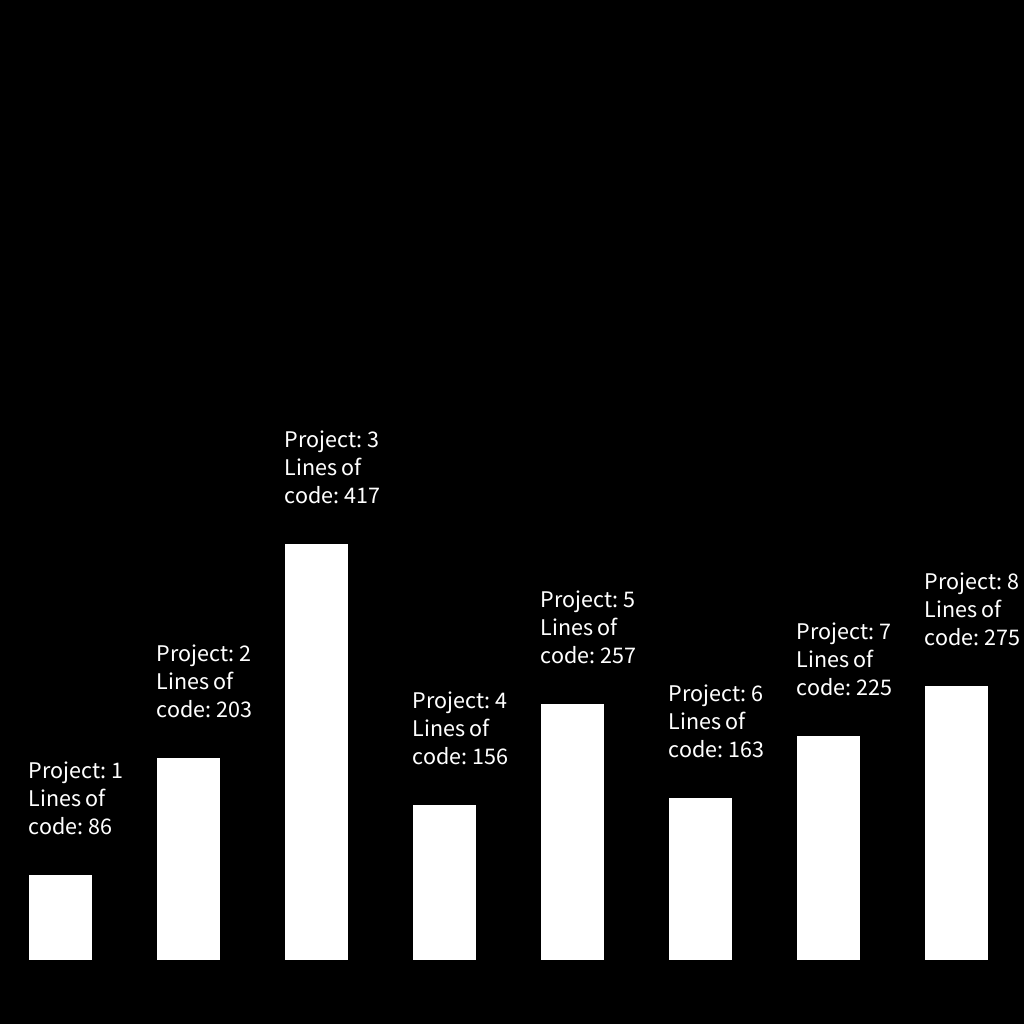
Frame 1 (no input)
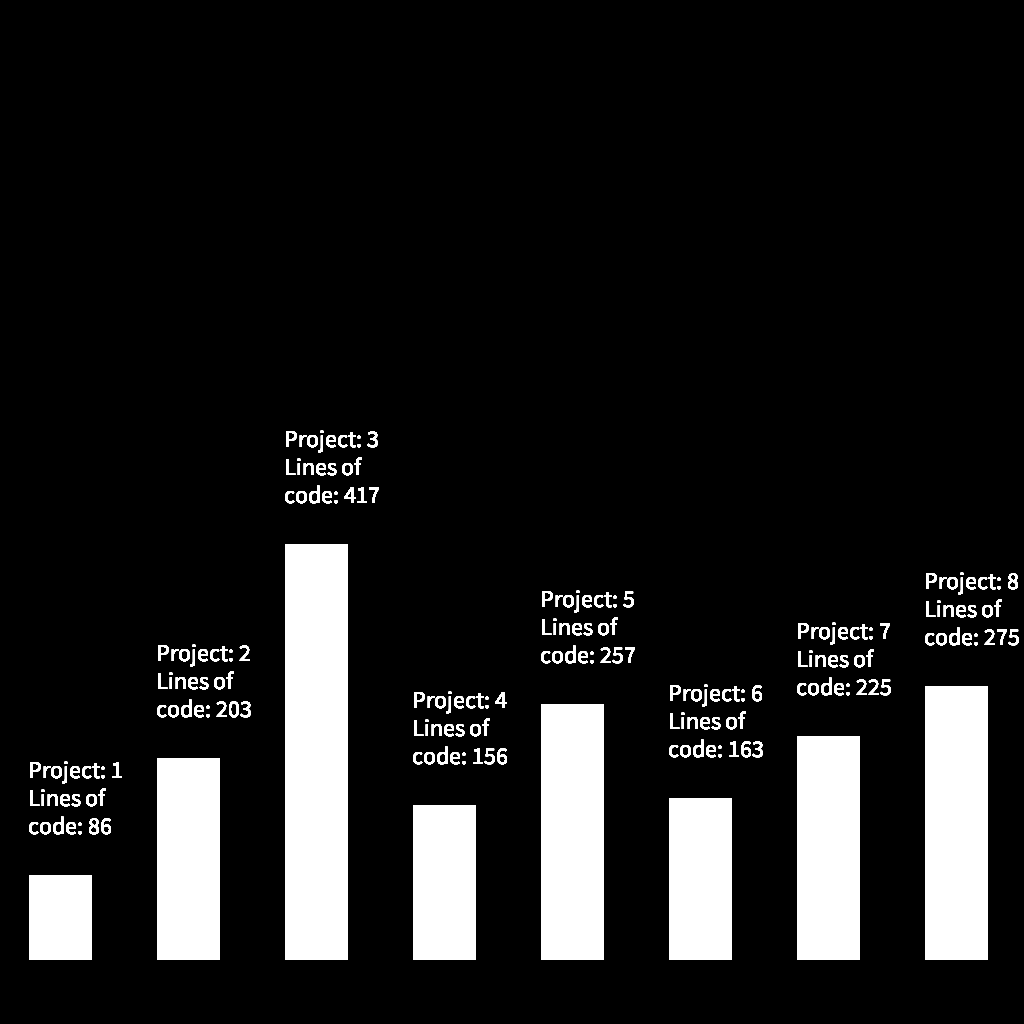
Frame 60 (the mouse pressed at the canvas centre just before this capture)
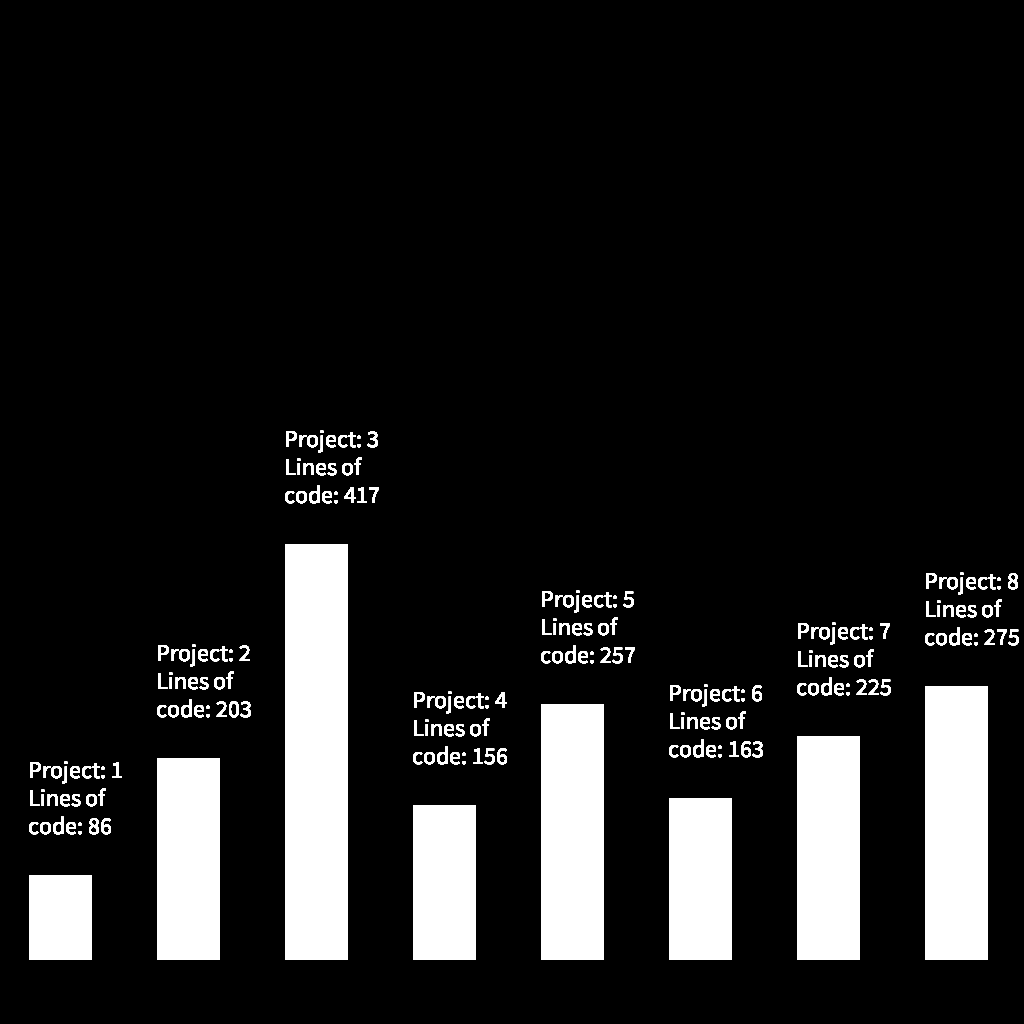
Frame 120 (the mouse held since frame 60 and released just before this capture)

The Processing sketch that drew these frames (run headless with seeded random() and noise(); from frame 60 on, the mouse is pressed at the canvas centre):

// Processing sketch: Exercise_11_Data
// ── Exercise_11_Data.pde
int[] lines;

void setup() {
  lines = new int[8];
  lines[0] = 86;
  lines[1] = 203;
  lines[2] = 67 + 27 + 142 + 16 + 13 + 76 + 76;
  lines[3] = 156;
  lines[4] = 20 + 40 + 27 + 31 + 59 + 35 + 45;
  lines[5] = 24 + 38 + 39 + 27 + 13 + 22;
  lines[6] = 43 + 77 + 73 + 14 + 18;
  lines[7] = 86 + 80 + 18 + 91;
  //lines[8] = 28;
  
  size(1024, 1024);
  background(0, 0, 0);
}

void draw() {
  clear();
  for(int i = 0; i < lines.length; i++) {
    rect((width / 16) * (i * 2 - 1) + width / 16 + width / 36, height - (height / 16) - lines[i], width / 16, lines[i]);
    textSize(24);
    text("Project: " + (i + 1) + "\nLines of\ncode: " + lines[i], 
    (width / 16) * (i * 2 - 1) + width / 16 + width / 36, 
    height - (height / 8) - (height / 32) - lines[i]);
  }
}
